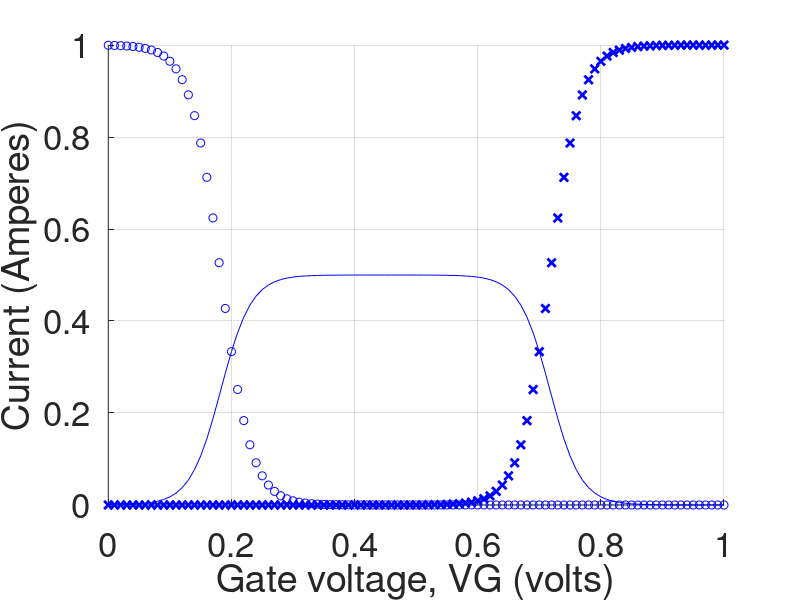

The MATLAB source for this figure:
clear all
close all

% Constants (all MKS, except energy which is in eV)
hbar = 1.055e-34;
q = 1.602e-19;
I0 = q*q/hbar;

% Parameters
U0 = 0.5;% U0 is 0.25 for part(a), 0.1 for part (b)

kT = 0.025;
mu = 0;
ep = 0.2;
g1 = 0.005;
g2 = 0.005;
g = g1 + g2;
alphag = 1;
alphad = 0.5;

% Bias
IV = 101;
VV = linspace(0,1,IV);
for iV=1:IV
    Vd = 0;
    Vg = VV(iV);
    mu1 = mu;
    mu2= mu1-Vd;
    UL = -(alphag*Vg)-(alphad*Vd);
    f1 = 1/(1 + exp((ep + UL - mu1)/kT));
    f2 = 1/(1 + exp((ep + UL - mu2)/kT));
    f1U = 1/(1 + exp((ep + UL + U0 - mu1)/kT));
    f2U = 1/(1 + exp((ep + UL + U0 - mu2)/kT));
    P1 = ((g1*f1) + (g2*f2))/(1e-6 + (g1*(1-f1)) + (g2*(1-f2)));
    P2 = P1*((g1*f1U) + (g2*f2U))/(1e-6 + (g1*(1 - f1U)) + (g2*(1 - f2U)));
    P0 = 1/(1 + P1 + P1 + P2);
    P1 = P1*P0;
    P2 = P2*P0;
    p0(iV) = P0;
    p1(iV) = P1;
    p2(iV) = P2;
end

hold on
h = plot(VV,p0, 'bo');
h = plot(VV,p1, 'b');
h = plot(VV,p2, 'bx');
set(h, 'linewidth', [2.0])
set(gca, 'Fontsize', [25])
grid on
xlabel('Gate voltage, VG (volts)')
ylabel('Current (Amperes)')
axis([0 1 0 1])
